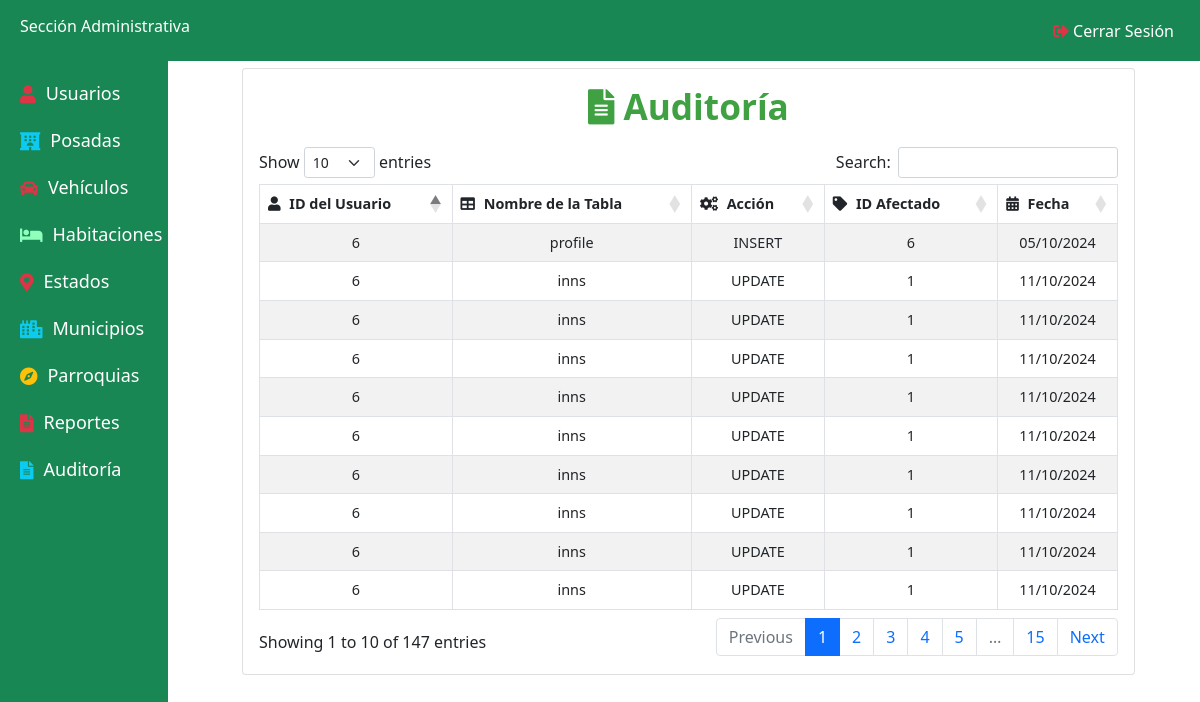
The page /Admin/audit_log.php (signed in) on the database its author committed.
### tables this page shows
CREATE TABLE `audit_log` (
  `id` int(11) NOT NULL,
  `user_id` int(11) NOT NULL,
  `table_name` varchar(255) NOT NULL,
  `action` varchar(50) NOT NULL,
  `affected_id` int(11) NOT NULL,
  `action_timestamp` timestamp NOT NULL DEFAULT current_timestamp(),
  `old_data` text DEFAULT NULL,
  `new_data` text DEFAULT NULL
);

### Admin/audit_log.php (the view, shortened to what this page needs)
<?php include './Includes/Dashboard.php'; ?>
<!DOCTYPE html>
<html lang="en">
<head>
    <link rel="stylesheet" href="./Assets/CSS/CRUD.css">
    <link rel="stylesheet" href="https://cdn.datatables.net/1.11.5/css/dataTables.bootstrap5.min.css">
    <link rel="stylesheet" href="https://cdn.jsdelivr.net/npm/bootstrap@5.1.3/dist/css/bootstrap.min.css">
    <link rel="stylesheet" href="https://cdnjs.cloudflare.com/ajax/libs/font-awesome/5.15.4/css/all.min.css">
</head>
<body>
<div class="container mt-5">
    <div class="card">
        <div class="card-body">
        <h2 class="card-title text-center"><i class="fas fa-file-alt"></i> Auditoría</h2>
            <div class="table-container">
                <table id="auditTable" class="table table-striped table-bordered">
                    <thead>
                        <tr>
                            <th><i class="fas fa-user"></i> ID del Usuario</th>
                            <th><i class="fas fa-table"></i> Nombre de la Tabla</th>
                            <th><i class="fas fa-cogs"></i> Acción</th>
                            <th><i class="fas fa-tag"></i> ID Afectado</th>
                            <th><i class="fas fa-calendar-alt"></i> Fecha</th>
                        </tr>
                    </thead>
                    <tbody>
                        <?php
                        include '../config/db.php';
                        $sql = "SELECT * FROM audit_log";
                        $result = $conn->query($sql);
                        while($row = $result->fetch_assoc()) {
                            $formattedDate = date("d/m/Y", strtotime($row['action_timestamp']));
                            echo "<tr>
                                    <td>{$row['user_id']}</td>
                                    <td>{$row['table_name']}</td>
                                    <td>{$row['action']}</td>
                                    <td>{$row['affected_id']}</td>
                                    <td>{$formattedDate}</td>
                                </tr>";
                        }
                        ?>
                    </tbody>
                </table>
            </div>
        </div>
    </div>
</div>
</body>
</html>

### Admin/Includes/Dashboard.php (shortened to what this page needs)
<!DOCTYPE html>
<html lang="en">
<head>
    <link rel="stylesheet" href="https://cdnjs.cloudflare.com/ajax/libs/font-awesome/5.15.4/css/all.min.css">
</head>
<body>
    <div class="header bg-success">
        <div>
        <h2 style="font-size: 16px;">Sección Administrativa</h2>
        </div>
        <a href="logout.php">
    <button class="logout-btn">
        <i class="fas fa-sign-out-alt text-danger"></i> Cerrar Sesión
    </button>
        </a>
    </div>
    <div class="sidebar bg-success">
    <a href="./get_user.php" style="color: white;"><i class="fas fa-user icon text-danger"></i>Usuarios</a>
        <a href="./get_inn.php" style="color: white;"><i class="fas fa-hotel icon text-info"></i>Posadas</a>
        <a href="./get_vehicles.php" style="color: white;"><i class="fas fa-car icon text-danger"></i>Vehículos</a>
        <a href="./get_rooms.php" style="color: white;"><i class="fas fa-bed icon" style="color: #90ffbc;"></i>Habitaciones</a>
        <a href="./get_states.php" style="color: white;"><i class="fas fa-map-marker-alt icon text-danger"></i> Estados</a>
        <a href="./get_municipalities.php" style="color: white;"><i class="fas fa-city icon text-info"></i>Municipios</a>
        <a href="./get_parishes.php" style="color: white;"><i class="fas fa-compass icon text-warning"></i> Parroquias</a>
        <a href="./report.php" style="color: white;"><i class="fas fa-file-alt icon text-danger"></i> Reportes</a>
        <a href="./audit_log.php"  style="color: white;"><i class="fas fa-file-alt icon text-info"></i>  Auditoría</a>
    </div>
</body>
</html>

### Admin/Assets/CSS/CRUD.css (style rules this page uses)
body, html { height: 100%; margin: 0; display: flex; flex-direction: column; }
.container { padding-top: 20px; padding-left: 15%; padding-right: 15px; }
@media (min-width: 768px) { .container { max-width: 100%; margin-left: auto; margin-right: auto; } }
h2.card-title { font-size: 2.2rem; font-weight: bold; color: #3fa141; text-align: center; margin-bottom: 20px; }
.table th, .table td { vertical-align: middle; text-align: center; }
.table th { background-color: #f8f9fa; font-weight: bold; }
.table th i { margin-right: 5px; }

### Admin/Includes/Dashboard.php (style rules this page uses)
body { background-color: #f8f9fa; margin-top: 60px; }
.sidebar { position: fixed; top: 50px; left: 0; height: calc(100% - 60px); width: 14%; transition: width 0.3s; overflow-x: hidden; padding-top: 20px; }
.sidebar a { padding: 10px 10px 10px 20px; text-decoration: none; font-size: 18px; color: white; display: flex; align-items: center; transition: 0.3s; }
.icon { padding-right: 10px; }
.header { color: white; padding: 17px 20px; display: flex; justify-content: space-between; align-items: center; position: fixed; top: 0; width: 100%; z-index: 1000; }
.logout-btn { background-color: transparent; border: none; color: white; font-size: 16px; cursor: pointer; }

### Admin/audit_log.php (style rules this page uses)
.card { width: 80%; margin-left: 200px; }
.table { font-size: 0.9rem; }
.table th, .table td { text-align: center; }

### rows shown on the page
audit_log: user "6", table_name "profile", action "INSERT", affected "6", action_timestamp "05/10/2024"
audit_log: user "6", table_name "inns", action "UPDATE", affected "1", action_timestamp "11/10/2024"
audit_log: user "6", table_name "inns", action "UPDATE", affected "1", action_timestamp "11/10/2024"
audit_log: user "6", table_name "inns", action "UPDATE", affected "1", action_timestamp "11/10/2024"
audit_log: user "6", table_name "inns", action "UPDATE", affected "1", action_timestamp "11/10/2024"
audit_log: user "6", table_name "inns", action "UPDATE", affected "1", action_timestamp "11/10/2024"
audit_log: user "6", table_name "inns", action "UPDATE", affected "1", action_timestamp "11/10/2024"
audit_log: user "6", table_name "inns", action "UPDATE", affected "1", action_timestamp "11/10/2024"
audit_log: user "6", table_name "inns", action "UPDATE", affected "1", action_timestamp "11/10/2024"
audit_log: user "6", table_name "inns", action "UPDATE", affected "1", action_timestamp "11/10/2024"
